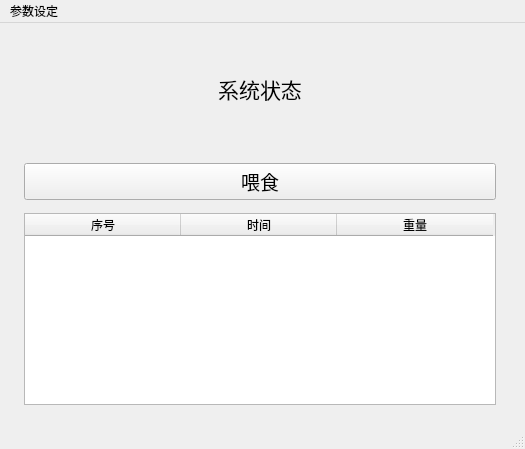
<?xml version="1.0" encoding="UTF-8"?>
<ui version="4.0">
 <class>MainWindow</class>
 <widget class="QMainWindow" name="MainWindow">
  <property name="geometry">
   <rect>
    <x>0</x>
    <y>0</y>
    <width>525</width>
    <height>449</height>
   </rect>
  </property>
  <property name="windowTitle">
   <string>宠物喂食系统</string>
  </property>
  <property name="styleSheet">
   <string notr="true"/>
  </property>
  <widget class="QWidget" name="centralwidget">
   <widget class="QWidget" name="gridLayoutWidget">
    <property name="geometry">
     <rect>
      <x>10</x>
      <y>0</y>
      <width>501</width>
      <height>391</height>
     </rect>
    </property>
    <layout class="QGridLayout" name="gridLayout" rowstretch="3,0,0,0,0" columnstretch="1">
     <property name="leftMargin">
      <number>14</number>
     </property>
     <property name="topMargin">
      <number>4</number>
     </property>
     <property name="rightMargin">
      <number>15</number>
     </property>
     <property name="bottomMargin">
      <number>9</number>
     </property>
     <property name="horizontalSpacing">
      <number>32</number>
     </property>
     <property name="verticalSpacing">
      <number>13</number>
     </property>
     <item row="2" column="0" rowspan="3">
      <widget class="QTableWidget" name="TB_feed_record">
       <property name="autoScrollMargin">
        <number>16</number>
       </property>
       <attribute name="horizontalHeaderDefaultSectionSize">
        <number>156</number>
       </attribute>
       <column>
        <property name="text">
         <string>序号</string>
        </property>
       </column>
       <column>
        <property name="text">
         <string>时间</string>
        </property>
       </column>
       <column>
        <property name="text">
         <string>重量</string>
        </property>
       </column>
      </widget>
     </item>
     <item row="1" column="0">
      <widget class="QPushButton" name="PB_feed">
       <property name="font">
        <font>
         <pointsize>14</pointsize>
        </font>
       </property>
       <property name="cursor">
        <cursorShape>PointingHandCursor</cursorShape>
       </property>
       <property name="text">
        <string>喂食</string>
       </property>
      </widget>
     </item>
     <item row="0" column="0">
      <widget class="QLabel" name="LB_statys">
       <property name="font">
        <font>
         <pointsize>16</pointsize>
        </font>
       </property>
       <property name="text">
        <string>系统状态</string>
       </property>
       <property name="alignment">
        <set>Qt::AlignCenter</set>
       </property>
      </widget>
     </item>
    </layout>
   </widget>
  </widget>
  <widget class="QMenuBar" name="menubar">
   <property name="geometry">
    <rect>
     <x>0</x>
     <y>0</y>
     <width>525</width>
     <height>28</height>
    </rect>
   </property>
   <widget class="QMenu" name="menu">
    <property name="title">
     <string>参数设定</string>
    </property>
    <addaction name="action"/>
    <addaction name="action_2"/>
   </widget>
   <addaction name="menu"/>
  </widget>
  <widget class="QStatusBar" name="statusbar"/>
  <action name="action">
   <property name="text">
    <string>时间校正</string>
   </property>
  </action>
  <action name="action_2">
   <property name="text">
    <string>喂食方案</string>
   </property>
  </action>
 </widget>
 <resources>
  <include location="background1.jpg"/>
 </resources>
 <connections/>
</ui>
